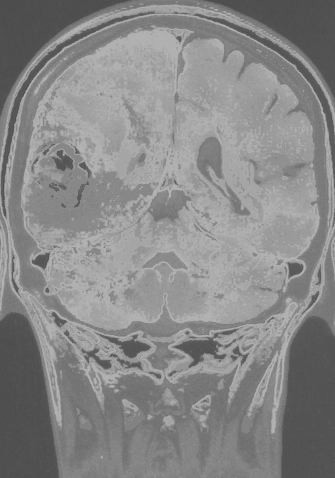
%> input picture P3/magrisuave.jpg, 335 x 478 px
$ octave Pract3.m   (GNU Octave 9; MATLAB toolbox functions it lacks are replaced by stand-ins)
%> lines starting %> are read from the running program, lines starting %| are printed output that depends on the picture
% Práctica 2
% Flores Avalos Rodrigo Emmanuel

%% Inicialización de variables
opcion = 0;

% Bucle para mostrar el menú de selección hasta que el usuario elija salir
while opcion ~= 10
    % Mostrar el menú
    %clc
    disp('Menú de selección:');
    disp('1. Transformación lineal (ampliación del contraste 1)'); %Y
    disp('2. Transformación lineal (ampliación del contraste 2)');
    disp('3. Transformación lineal (ampliación del contraste 3)');
    disp('4. Binarización de una imagen'); %Y
    disp('5. Abre la imagen  angibrain.gif" y su negativo'); %Y
    disp('6. Transformación de Potencia (Corrección Gamma)');
    disp('7. Transformación logarítmica');%Y
    disp('8. Operaciones lógico aritméticas');%Y
    disp('9. Rebanadas de planos de bits');

    disp('10. Salir');

    % Solicitar al usuario que ingrese la opción
    opcion = input('Ingrese el número de la opción deseada: ');
%> the answer given: 1

    switch opcion
        case 1
            disp('Ejecutando Ejercicio 1');
            ejer1();
        case 2
% [39 lines not run here, left out]
function Ex1 = ejer1()
    img_corte = imread('magrisuave.jpg');
%> img_corte is the input picture: size 478x335 uint8; min 71, max 189, mean 136.1
    img_corte = double(img_corte);
%> img_corte: size 478x335 double
    img_min = min(min(img_corte));
%> img_min = 71
    img_max = max(max(img_corte));
%> img_max = 189
    m = 254 / (img_max-img_min);
%> m = 2.15
    img_size = size(img_corte);
%> img_size = [478 335]
    img_result = zeros(img_size);
    for i = 1 : img_size(1)
        for j = 1 : img_size(2)
            value = img_corte(i,j);
            if value < 71
                img_result(i,j) = 0;
            elseif value > 189
                img_result(i,j) = 255;
            else
                img_result(i,j) = round((2.1610*(value-189))+255);
            end
        end
    end
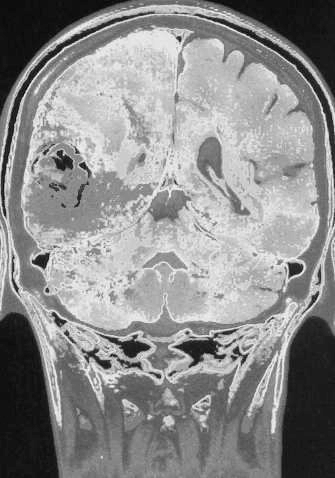
%> img_result: size 478x335 double; min 0, max 255, mean 140.6
    figure(1);
    subplot(2,2,1);
    img_corte = uint8(img_corte);
    imshow(img_corte);
    title('Imagen');
    subplot(2,2,2);
    img_hist = imhist(img_corte);
%> img_hist = 256 values, max 4405 at index 80, min 0 at index 1, mean 625.5
    bar(img_hist);
    title('Histograma');
    xlabel('Valor del píxel');
    ylabel('Frecuencia');
    subplot(2,2,3);
    img_result = uint8(img_result);
%> img_result: size 478x335 uint8
    imshow(img_result);
    title('Imagen resultante');
    subplot(2,2,4);
    img_result_hist = imhist(img_result);
%> img_result_hist = 256 values, max 4405 at index 18, min 0 at index 2, mean 625.5
%> `ejer1();`:
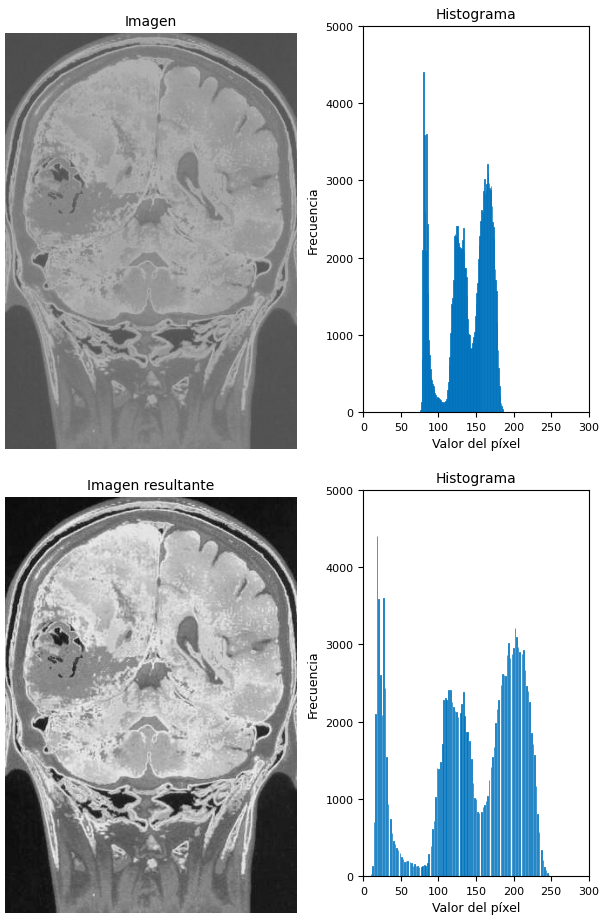
%> figure redrawn from the program's plot data, 4 panels
%> the run ends on the next line
    bar(img_result_hist);
    title('Histograma');
    xlabel('Valor del píxel');
    ylabel('Frecuencia');
end
